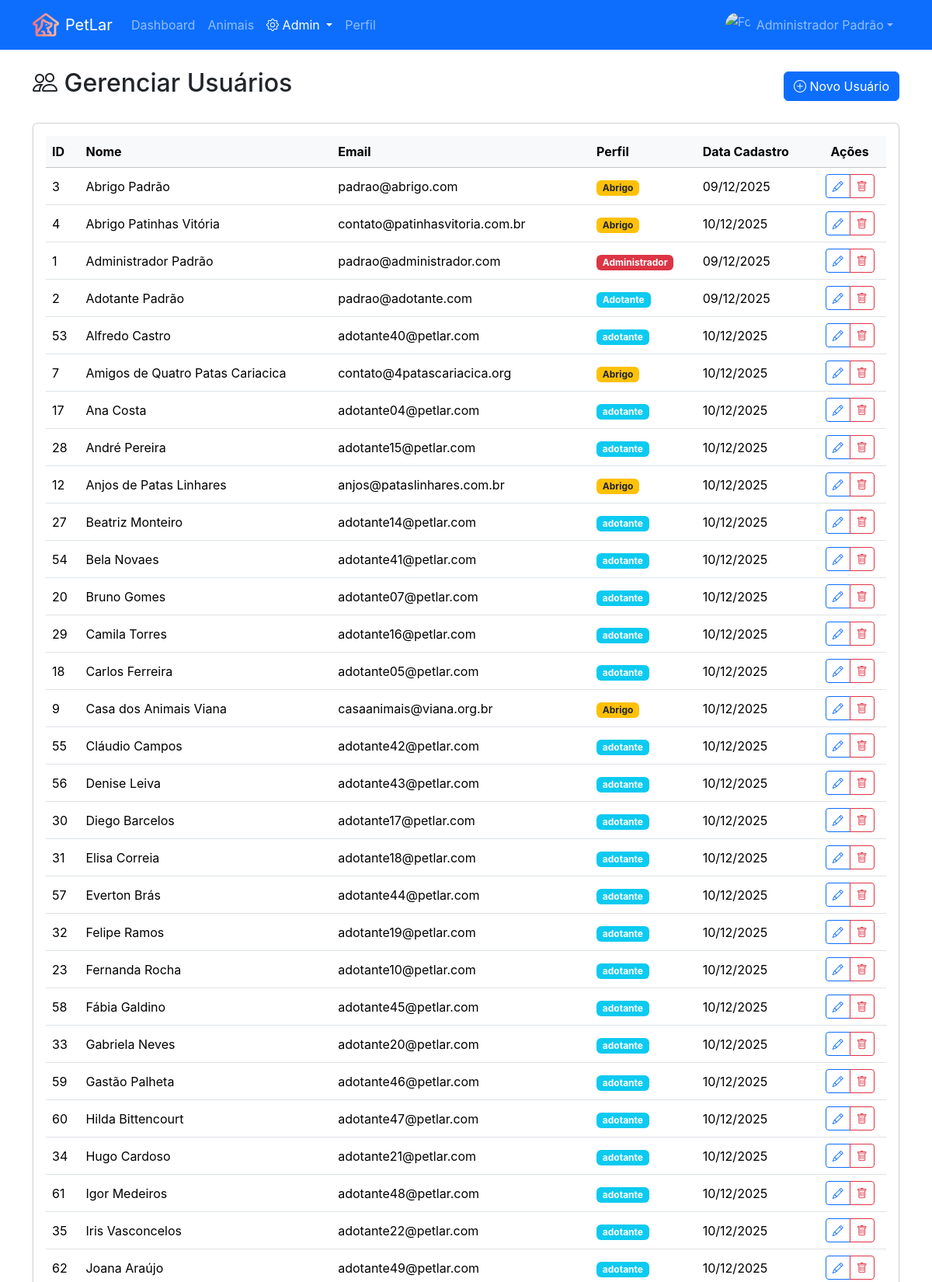
Page /admin/usuarios/listar (signed in, upper part) on the committed database.
### tables this page shows
CREATE TABLE usuario (
    id INTEGER PRIMARY KEY AUTOINCREMENT,
    nome TEXT NOT NULL,
    email TEXT UNIQUE NOT NULL,
    senha TEXT NOT NULL,
    perfil TEXT NOT NULL,
    data_nascimento TEXT,
    numero_documento TEXT,
    telefone TEXT,
    confirmado INTEGER DEFAULT 0,
    token_redefinicao TEXT,
    data_token TEXT,
    data_cadastro DATETIME DEFAULT CURRENT_TIMESTAMP
);

### routes/admin_usuarios_routes.py (the view)
@router.get("/listar")
@requer_autenticacao([Perfil.ADMIN.value])
async def listar(request: Request, usuario_logado: Optional[UsuarioLogado] = None):
    if not usuario_logado:
        return RedirectResponse(url="/login", status_code=status.HTTP_302_FOUND)
    usuarios = usuario_repo.obter_todos()
    return templates.TemplateResponse(
        "admin/usuarios/listar.html",
        {"request": request, "usuarios": usuarios, "usuario_logado": usuario_logado}
    )

### templates/admin/usuarios/listar.html (shortened to what this page needs)
{% extends "base_privada.html" %}
{% from 'macros/badges.html' import badge_perfil %}
{% from 'macros/action_buttons.html' import btn_group_crud %}
{% from 'macros/empty_states.html' import empty_state %}
{% block content %}
<div class="row">
    <div class="col-12">
        <div class="d-flex justify-content-between align-items-center mb-4">
            <h2><i class="bi bi-people"></i> Gerenciar Usuários</h2>
            <a href="/admin/usuarios/cadastrar" class="btn btn-primary">
                <i class="bi bi-plus-circle"></i> Novo Usuário
            </a>
        </div>
        <div class="card shadow-sm">
            <div class="card-body">
                {% if usuarios %}
                <div class="table-responsive">
                    <table class="table table-hover align-middle mb-0">
                        <thead class="table-light">
                            <tr>
                                <th scope="col">ID</th>
                                <th scope="col">Nome</th>
                                <th scope="col">Email</th>
                                <th scope="col">Perfil</th>
                                <th scope="col">Data Cadastro</th>
                                <th scope="col" class="text-center">Ações</th>
                            </tr>
                        </thead>
                        <tbody>
                            {% for usuario in usuarios %}
                            <tr>
                                <td>{{ usuario.id }}</td>
                                <td>{{ usuario.nome }}</td>
                                <td>{{ usuario.email }}</td>
                                <td>
                                    {{ badge_perfil(usuario.perfil) }}
                                </td>
                                <td>{{ usuario.data_cadastro|data_br if usuario.data_cadastro else '-' }}</td>
                                <td class="text-center">
                                    {{ btn_group_crud(
                                    usuario.id,
                                    'usuário ' ~ usuario.nome,
                                    '/admin/usuarios',
                                    "excluirUsuario(%d, '%s', '%s', '%s')" | format(
                                    usuario.id,
                                    usuario.nome|replace("'", "\\'"),
                                    usuario.email,
                                    usuario.perfil
                                    )
                                    ) }}
                                </td>
                            </tr>
                            {% endfor %}
                        </tbody>
                    </table>
                </div>
                        {% set admins = usuarios|selectattr('perfil', 'equalto', 'Administrador')|list %}
                        {% set abrigos = usuarios|selectattr('perfil', 'equalto', 'Abrigo')|list %}
                        {% set adotantes = usuarios|selectattr('perfil', 'equalto', 'Adotante')|list %}
                {% endif %}
            </div>
        </div>
    </div>
</div>
{% endblock %}

### templates/macros/badges.html (shortened to what this page needs)
{% macro badge_perfil(perfil) %}
{% if perfil == 'Administrador' %}
{% set cor = 'danger' %}
{% elif perfil == 'Abrigo' %}
{% set cor = 'warning text-dark' %}
{% else %}
{% set cor = 'info' %}
{% endif %}
<span class="badge bg-{{ cor }}">{{ perfil }}</span>
{% endmacro %}

### templates/macros/action_buttons.html (shortened to what this page needs)
{% macro btn_icon(url, icon, variant='primary', title='', aria_label='', size='sm', onclick='', extra_classes='') %}
        {% if onclick %}
        <button type="button"
            class="btn btn-{% if size != 'md' %}{{ size }} {% endif %}btn-outline-{{ variant }} {{ extra_classes }}" {%
            if title %}title="{{ title }}" {% endif %} {% if aria_label %}aria-label="{{ aria_label }}" {% endif %}
            onclick="{{ onclick }}">
            <i class="bi bi-{{ icon }}"></i>
        </button>
        {% else %}
        <a href="{{ url }}"
            class="btn btn-{% if size != 'md' %}{{ size }} {% endif %}btn-outline-{{ variant }} {{ extra_classes }}" {%
            if title %}title="{{ title }}" {% endif %} {% if aria_label %}aria-label="{{ aria_label }}" {% endif %}>
            <i class="bi bi-{{ icon }}"></i>
        </a>
        {% endif %}
        {% endmacro %}
        {% macro btn_group_crud(
        entity_id,
        entity_name,
        base_url,
        delete_function='',
        show_view=false,
        show_edit=true,
        show_delete=true,
        extra_buttons='',
        size='sm'
        ) %}
        <div class="btn-group btn-group-{{ size }}" role="group">
            {% if show_edit %}
            {{ btn_icon(
            base_url ~ '/editar/' ~ entity_id,
            'pencil',
            'primary',
            'Editar',
            'Editar ' ~ entity_name,
            size
            ) }}
            {% endif %}
            {% if show_delete and delete_function %}
            {{ btn_icon(
            '#',
            'trash',
            'danger',
            'Excluir',
            'Excluir ' ~ entity_name,
            size,
            onclick=delete_function
            ) }}
            {% endif %}
        </div>
        {% endmacro %}

### templates/components/navbar_user_dropdown.html (shortened to what this page needs)
<li class="nav-item dropdown">
    <a class="nav-link dropdown-toggle d-flex align-items-center" href="#" role="button" data-bs-toggle="dropdown">
        <img src="/static/img/usuarios/{{ '%06d' % request.session.get('usuario_logado')['id'] }}.jpg"
             alt="Foto do usuário"
             class="rounded-circle me-2 object-fit-cover"
             width="32"
             height="32"
             onerror="this.src='/static/img/user.jpg'">
        {{ request.session.get('usuario_logado')['nome'] }}
    </a>
</li>

### static/css/custom.css (style rules this page uses)
:root { --petlar-primary: #6366f1; --petlar-primary-dark: #4f46e5; --petlar-secondary: #ec4899; --petlar-accent: #f97316; --petlar-success: #10b981; --petlar-warning: #f59e0b; --petlar-danger: #ef4444; --petlar-info: #06b6d4; --gradient-primary: linear-gradient(135deg, #667eea 0%, #764ba2 100%); --gradient-warm: linear-gradient(135deg, #f093fb 0%, #f5576c 100%); --gradient-sunset: linear-gradient(135deg, #fa709a 0%, #fee140 100%); --gradient-ocean: linear-gradient(135deg, #4facfe 0%, #00f2fe 100%); --gradient-forest: linear-gradient(135deg, #11998e 0%, #38ef7d 100%); --gradient-hero: linear-gradient(135deg, #667eea 0%, #764ba2 50%, #f093fb 100%); --shadow-sm: 0 1px 2px 0 rgb(0 0 0 / 0.05); --shadow-md: 0 4px 6px -1px rgb(0 0 0 / 0.1), 0 2px 4px -2px rgb(0 0 0 / 0.1); --shadow-lg: 0 10px 15px -3px rgb(0 0 0 / 0.1), 0 4px 6px -4px rgb(0 0 0 / 0.1); --shadow-xl: 0 20px 25px -5px rgb(0 0 0 / 0.1), 0 8px 10px -6px rgb(0 0 0 / 0.1); --shadow-2xl: 0 25px 50px -12px rgb(0 0 0 / 0.25); --shadow-colored: 0 10px 40px -10px rgba(102, 126, 234, 0.5); --radius-sm: 0.375rem; --radius-md: 0.5rem; --radius-lg: 0.75rem; --radius-xl: 1rem; --radius-2xl: 1.5rem; --radius-full: 9999px; --transition-fast: 150ms cubic-bezier(0.4, 0, 0.2, 1); --transition-normal: 300ms cubic-bezier(0.4, 0, 0.2, 1); --transition-slow: 500ms cubic-bezier(0.4, 0, 0.2, 1); --primary-color: #0d6efd; --secondary-color: #6c757d; --success-color: #198754; --danger-color: #dc3545; --warning-color: #ffc107; --info-color: #0dcaf0; --light-color: #f8f9fa; --dark-color: #212529; }
body { font-family: 'Inter', -apple-system, BlinkMacSystemFont, 'Segoe UI', Roboto, sans-serif; -webkit-font-smoothing: antialiased; -moz-osx-font-smoothing: grayscale; }
html { scroll-behavior: smooth; }

### rows in the picture
usuario: session "Administrador Padrão", id "1", nome "Administrador Padrão", email "padrao@administrador.com", perfil "Administrador", data_cadastro|data_br "09/12/2025"
usuario: id "3", nome "Abrigo Padrão", email "padrao@abrigo.com", perfil "Abrigo", data_cadastro|data_br "09/12/2025"
usuario: id "4", nome "Abrigo Patinhas Vitória", email "contato@patinhasvitoria.com.br", perfil "Abrigo", data_cadastro|data_br "10/12/2025"
usuario: id "2", nome "Adotante Padrão", email "padrao@adotante.com", perfil "Adotante", data_cadastro|data_br "09/12/2025"
usuario: id "53", nome "Alfredo Castro", email "adotante40@petlar.com", perfil "adotante", data_cadastro|data_br "10/12/2025"
usuario: id "7", nome "Amigos de Quatro Patas Cariacica", email "contato@4patascariacica.org", perfil "Abrigo", data_cadastro|data_br "10/12/2025"
usuario: id "17", nome "Ana Costa", email "adotante04@petlar.com", perfil "adotante", data_cadastro|data_br "10/12/2025"
usuario: id "28", nome "André Pereira", email "adotante15@petlar.com", perfil "adotante", data_cadastro|data_br "10/12/2025"
usuario: id "12", nome "Anjos de Patas Linhares", email "anjos@pataslinhares.com.br", perfil "Abrigo", data_cadastro|data_br "10/12/2025"
usuario: id "27", nome "Beatriz Monteiro", email "adotante14@petlar.com", perfil "adotante", data_cadastro|data_br "10/12/2025"
usuario: id "54", nome "Bela Novaes", email "adotante41@petlar.com", perfil "adotante", data_cadastro|data_br "10/12/2025"
usuario: id "20", nome "Bruno Gomes", email "adotante07@petlar.com", perfil "adotante", data_cadastro|data_br "10/12/2025"
usuario: id "29", nome "Camila Torres", email "adotante16@petlar.com", perfil "adotante", data_cadastro|data_br "10/12/2025"
usuario: id "18", nome "Carlos Ferreira", email "adotante05@petlar.com", perfil "adotante", data_cadastro|data_br "10/12/2025"
usuario: id "9", nome "Casa dos Animais Viana", email "casaanimais@viana.org.br", perfil "Abrigo", data_cadastro|data_br "10/12/2025"
usuario: id "55", nome "Cláudio Campos", email "adotante42@petlar.com", perfil "adotante", data_cadastro|data_br "10/12/2025"
usuario: id "56", nome "Denise Leiva", email "adotante43@petlar.com", perfil "adotante", data_cadastro|data_br "10/12/2025"
usuario: id "30", nome "Diego Barcelos", email "adotante17@petlar.com", perfil "adotante", data_cadastro|data_br "10/12/2025"
usuario: id "31", nome "Elisa Correia", email "adotante18@petlar.com", perfil "adotante", data_cadastro|data_br "10/12/2025"
usuario: id "57", nome "Everton Brás", email "adotante44@petlar.com", perfil "adotante", data_cadastro|data_br "10/12/2025"
usuario: id "32", nome "Felipe Ramos", email "adotante19@petlar.com", perfil "adotante", data_cadastro|data_br "10/12/2025"
usuario: id "23", nome "Fernanda Rocha", email "adotante10@petlar.com", perfil "adotante", data_cadastro|data_br "10/12/2025"
usuario: id "58", nome "Fábia Galdino", email "adotante45@petlar.com", perfil "adotante", data_cadastro|data_br "10/12/2025"
usuario: id "33", nome "Gabriela Neves", email "adotante20@petlar.com", perfil "adotante", data_cadastro|data_br "10/12/2025"
usuario: id "59", nome "Gastão Palheta", email "adotante46@petlar.com", perfil "adotante", data_cadastro|data_br "10/12/2025"
usuario: id "60", nome "Hilda Bittencourt", email "adotante47@petlar.com", perfil "adotante", data_cadastro|data_br "10/12/2025"
usuario: id "34", nome "Hugo Cardoso", email "adotante21@petlar.com", perfil "adotante", data_cadastro|data_br "10/12/2025"
usuario: id "61", nome "Igor Medeiros", email "adotante48@petlar.com", perfil "adotante", data_cadastro|data_br "10/12/2025"
usuario: id "35", nome "Iris Vasconcelos", email "adotante22@petlar.com", perfil "adotante", data_cadastro|data_br "10/12/2025"
usuario: id "62", nome "Joana Araújo", email "adotante49@petlar.com", perfil "adotante", data_cadastro|data_br "10/12/2025"

### other values in the picture
{{ APP_NAME }} "PetLar"
